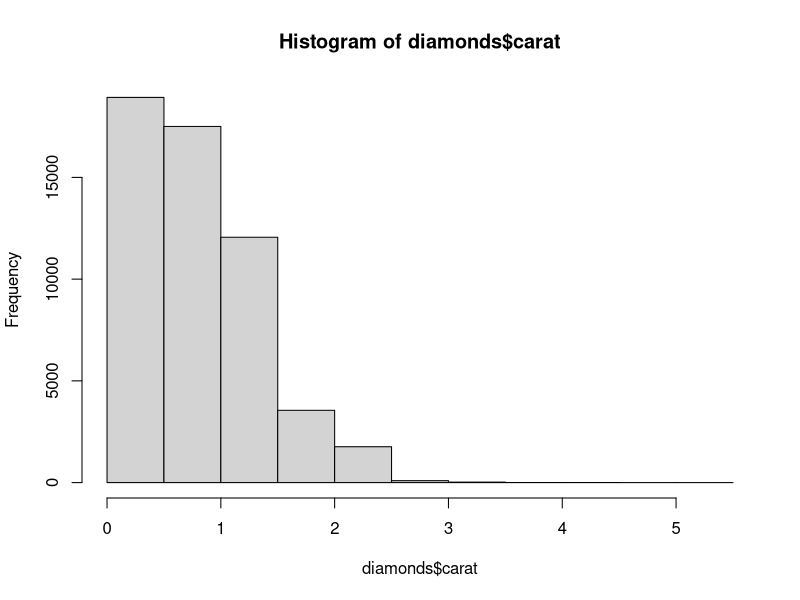
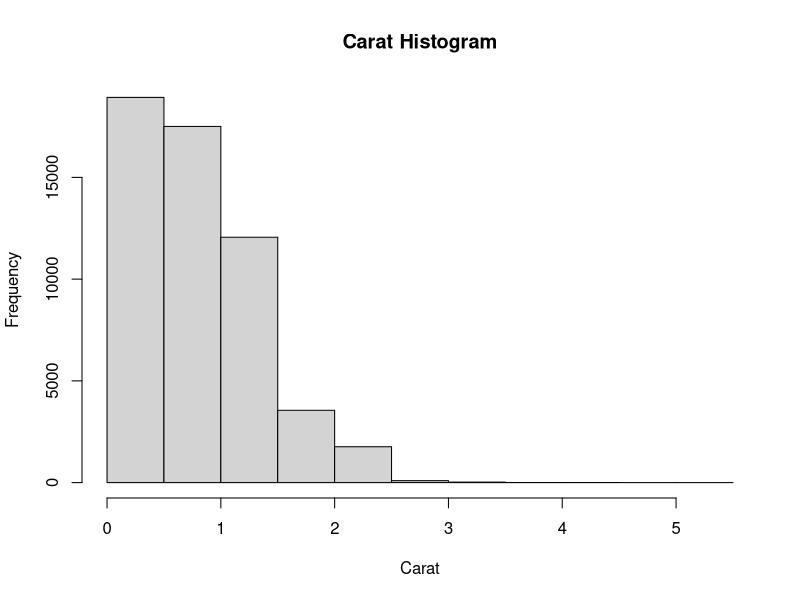
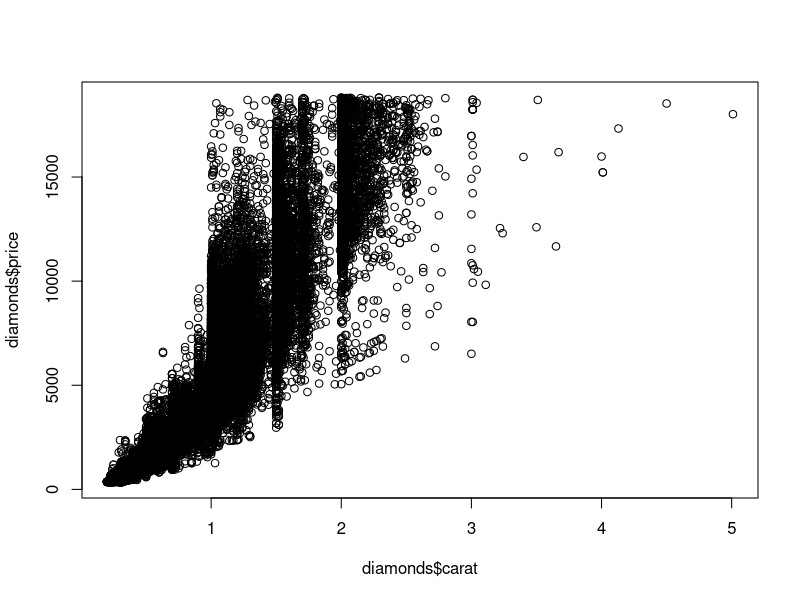
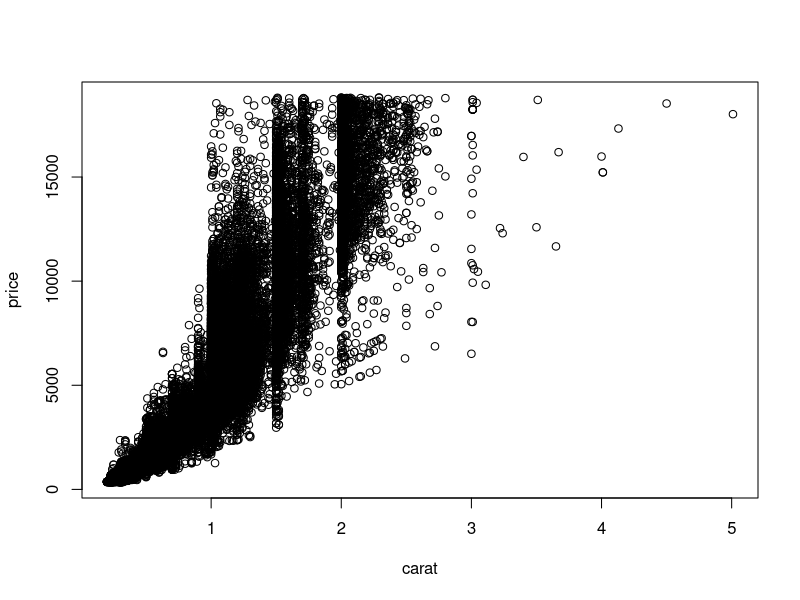
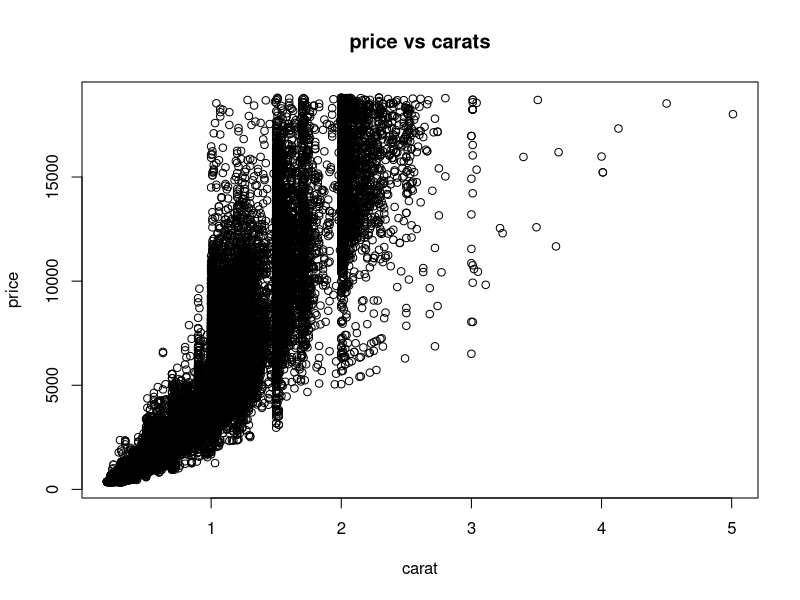
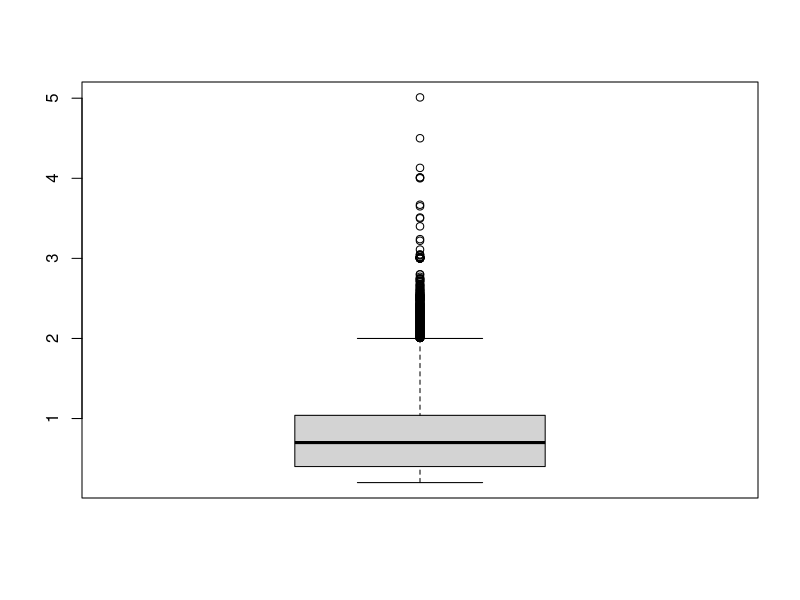
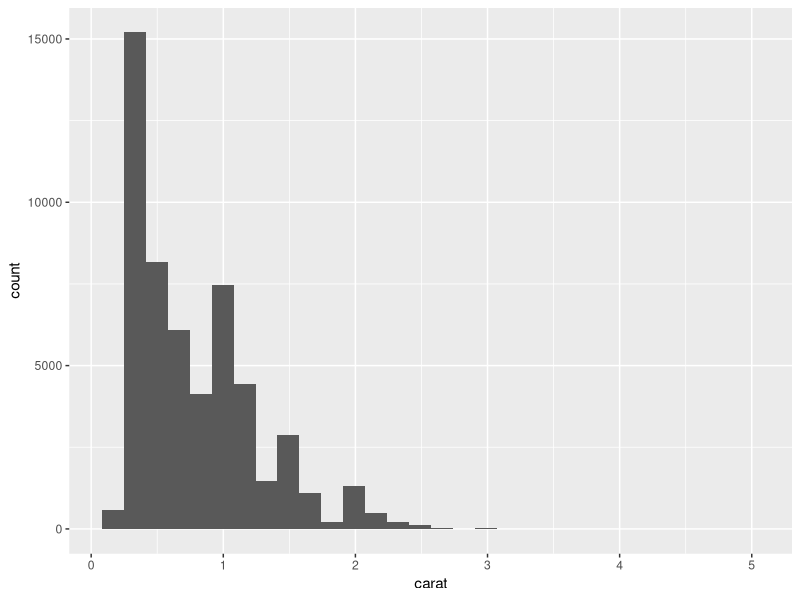
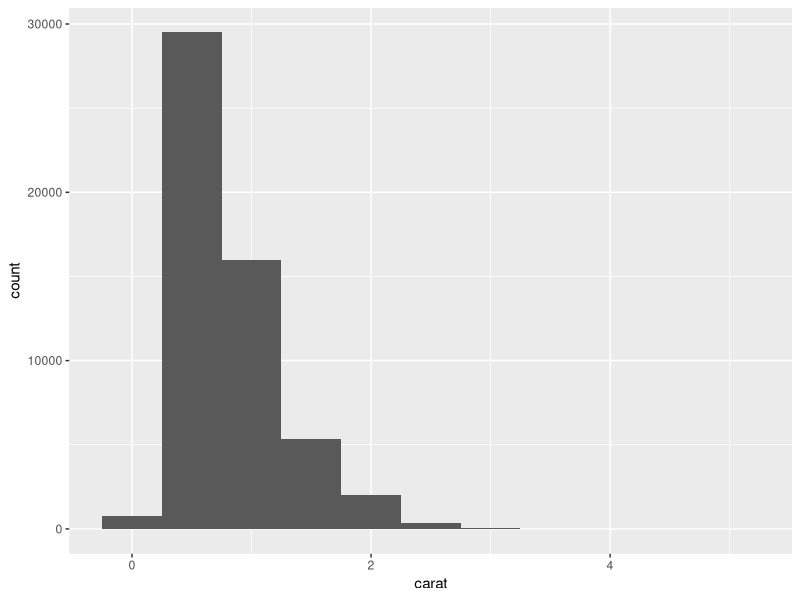

Reproduce these figures in R, in order.
require(ggplot2)
data(diamonds)
head(diamonds)

data("tips",package="reshape2")
head(tips)

data()
#what data is available in what packages

hist(diamonds$carat)
hist(diamonds$carat, main="Carat Histogram", xlab = "Carat")
#xlab ist Abzissenbezeichnung.


plot(diamonds$carat, diamonds$price)
#second ist ordinate.
plot(price ~ carat, data = diamonds)
#plot looks identical

plot(price ~ carat, data = diamonds, main="price vs carats")

boxplot(diamonds$carat)
#box black line shows median 50% of the data
#whiskers on 1.5 interquartile range
#dots are outliers beyond 1.5 interquartile range
#the other 50% of the data are missed out

#facilitates beautiful creation of graphics.
ggplot(data=diamonds) + geom_histogram(aes(x=carat))
#stat_bin() using bins=xx is size of bars
#main argument is the data
#geom_point
#geom_histogram
#geom_line
#aes(x,y)
#a ggplot(data) graphic is created layer by layer

#layers are separated by + signs

ggplot(data=diamonds) + geom_histogram(aes(x=carat), binwidth=.5)

ggplot(data=diamonds) + geom_histogram(aes(x=carat), binwidth=.1)

#binwidth important in a histogram.

ggplot(data = diamonds) + geom_density(aes(x=carat))

ggplot(data = diamonds) + geom_density(aes(x=carat),fill="grey50")

ggplot(diamonds, aes(x=carat, y=price)) + geom_point()

g <- ggplot(diamonds, aes(x=carat, y=price))
g

g + geom_point()
#why don't we color code the plot?
g + geom_point(aes(color=color))
#a fantastic way to visualize a graph.
g + geom_point(aes(color=color, shape=clarity))
#only six shapes
g + geom_point(aes(color=color, shape=cut))
#mapping aesthetics are a very powerful tool.

ggplot(diamonds, aes(y=carat,x=1)) + geom_boxplot()
ggplot(diamonds, aes(y=carat,x=cut)) + geom_boxplot()
ggplot(diamonds, aes(y=carat,x=cut)) + geom_violin()
#similar idea to boxplot but now with contours.
g <- ggplot(diamonds, aes(y=carat, x=cut))
#so we dont have to type it repeatedly
g+geom_point() +geom_violin()
g+geom_violin()+geom_point()
g+geom_jitter()+geom_violin()
#using this to your advantage can allow you to make some really amazing looking graphics.

head(economics)
#lets look at pop over time
ggplot(economics, aes(x=date, y=pop))+geom_line()
#it shows a trend over time.

install.packages("lubridate")
require(lubridate)
#we can add month and year var
economics$year <- year(economics$date)
economics$month <- month(economics$date)

head(economics)

econ2000 <- economics[which(economics$year >= 2000), ]
#second argument is blank because we want to keep all the columns
nrow(economics)
#number of rows
nrow(econ2000)

head(econ2000)

econ2000$month<- month(econ2000$date,label=TRUE)
head(econ2000)

require(scales)
g <- ggplot(econ2000,aes(x=month,y=pop))
g <- g + geom_line(aes(color=factor(year), group=year))
g
g <- g + scale_color_discrete(name="Year")
g <- g + scale_y_continuous(labels=comma)
g <- g + labs(title="Population Growth", x="Month", y="Population")
g
#that doesnt work at all
g <- g + theme(axis.text.x=element_text(angle=90,hjust=1))
g

g <- ggplot(diamonds, aes(x=carat, y=price))

g+geom_point(aes(color=color)) + facet_wrap(~color)

g+geom_point(aes(color=color)) + facet_grid(cut~clarity)
#fascinating it took only one line of code in ggplot

ggplot(diamonds,aes(x=carat))+geom_histogram() + facet_wrap(~color)

ggplot(diamonds, aes(x=carat,y=price,color=color,shape=cut,siz=depth)) + geom_point()


install.packages("ggthemes")
require(ggthemes)
g<-ggplot(diamonds, aes(x=carat, y=price, color=color)) + geom_point()
g
g+theme_wsj()
#wall street journal
g+theme_economist()
g+theme_economist() + scale_colour_economist()
g+theme_tufte()
g+theme_excel() + scale_colour_excel()
#select from many different themes
#or make one of your own.